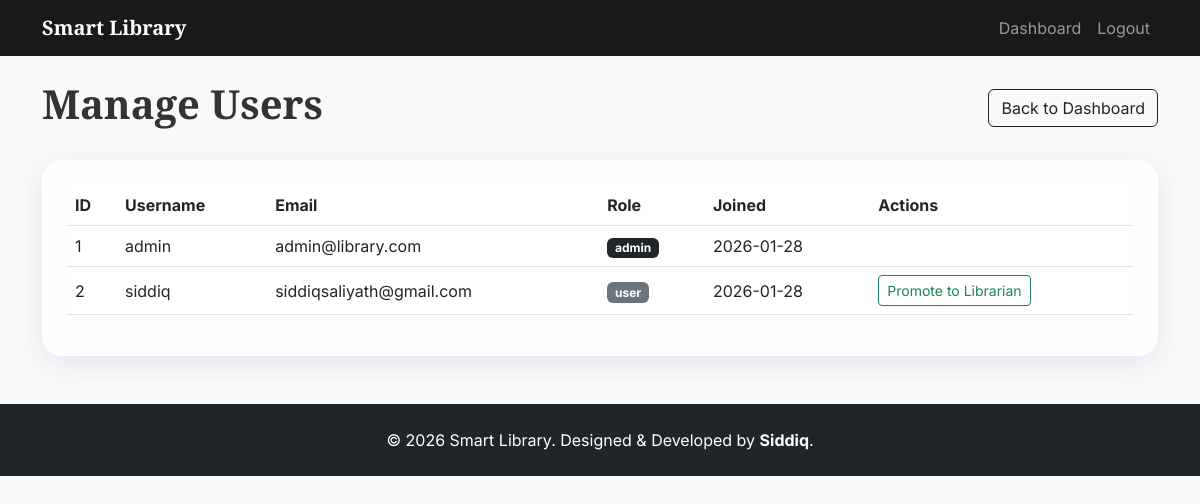
The app's page /admin/users (signed in) with its own data.
### app/models.py (models this page shows, shortened)
class User(UserMixin, db.Model):
    id = db.Column(db.Integer, primary_key=True)
    username = db.Column(db.String(64), index=True, unique=True, nullable=False)
    email = db.Column(db.String(120), index=True, unique=True, nullable=False)
    password_hash = db.Column(db.String(128))
    role = db.Column(db.String(20), default='user') # admin, librarian, user
    created_at = db.Column(db.DateTime, default=datetime.utcnow)
    full_name = db.Column(db.String(100))
    contact_number = db.Column(db.String(20))
    wallet_balance = db.Column(db.Float, default=0.0)
    transactions = db.relationship('Transaction', backref='user', lazy='dynamic')
    reservations = db.relationship('Reservation', backref='user', lazy='dynamic')
    reviews = db.relationship('Review', backref='author', lazy='dynamic')
    books_for_sale = db.relationship('Book', backref='seller', lazy='dynamic')

### app/blueprints/admin.py (the view)
@admin_bp.route('/users')
@login_required
@admin_required
def manage_users():
    users = User.query.all()
    return render_template('admin/manage_users.html', users=users)

### app/models.py (called while the page is built)
@login_manager.user_loader
def load_user(user_id):
    return User.query.get(int(user_id))

### app/templates/admin/manage_users.html
{% extends "base.html" %}
{% block content %}
<div class="row mb-4">
    <div class="col-12 d-flex justify-content-between align-items-center">
        <h1 class="font-playfair">Manage Users</h1>
        <a href="{{ url_for('admin.dashboard') }}" class="btn btn-outline-dark">Back to Dashboard</a>
    </div>
</div>
<div class="glass-card p-4">
    <div class="table-responsive">
        <table class="table table-hover align-middle">
            <thead>
                <tr>
                    <th>ID</th>
                    <th>Username</th>
                    <th>Email</th>
                    <th>Role</th>
                    <th>Joined</th>
                    <th>Actions</th>
                </tr>
            </thead>
            <tbody>
                {% for user in users %}
                <tr>
                    <td>{{ user.id }}</td>
                    <td>{{ user.username }}</td>
                    <td>{{ user.email }}</td>
                    <td>
                        <span
                            class="badge bg-{{ 'dark' if user.role=='admin' else 'info' if user.role=='librarian' else 'secondary' }}">
                            {{ user.role }}
                        </span>
                    </td>
                    <td>{{ user.created_at.strftime('%Y-%m-%d') }}</td>
                    <td>
                        {% if user.role != 'admin' %}
                        {% if user.role == 'user' %}
                        <a href="{{ url_for('admin.promote_user', user_id=user.id) }}"
                            class="btn btn-sm btn-outline-success">Promote to Librarian</a>
                        {% else %}
                        <a href="{{ url_for('admin.promote_user', user_id=user.id) }}"
                            class="btn btn-sm btn-outline-warning">Demote to User</a>
                        {% endif %}
                        {% endif %}
                    </td>
                </tr>
                {% endfor %}
            </tbody>
        </table>
    </div>
</div>
{% endblock %}

### app/static/css/style.css (style rules this page uses)
:root { --font-heading: 'Playfair Display', serif; --font-body: 'Inter', sans-serif; --color-primary: #000000; --color-accent: #C41E3A; --color-bg: #FAFAFA; --glass-bg: rgba(255, 255, 255, 0.7); --glass-border: rgba(255, 255, 255, 0.5); --glass-shadow: 0 8px 32px 0 rgba(31, 38, 135, 0.1); }
body { font-family: var(--font-body); background-color: var(--color-bg); color: #333; min-height: 100vh; }
h1, h2, h3, h4, h5, h6, .font-playfair { font-family: var(--font-heading); font-weight: 700; }
.glass-card { background: var(--glass-bg); backdrop-filter: blur(10px); -webkit-backdrop-filter: blur(10px); border-radius: 20px; border: 1px solid var(--glass-border); box-shadow: var(--glass-shadow); }

### records on screen
User: id "1", username "admin", email "admin@library.com", role "admin", created_at "2026-01-28"
User: id "2", username "siddiq", email "siddiqsaliyath@gmail.com", role "user", created_at "2026-01-28"
